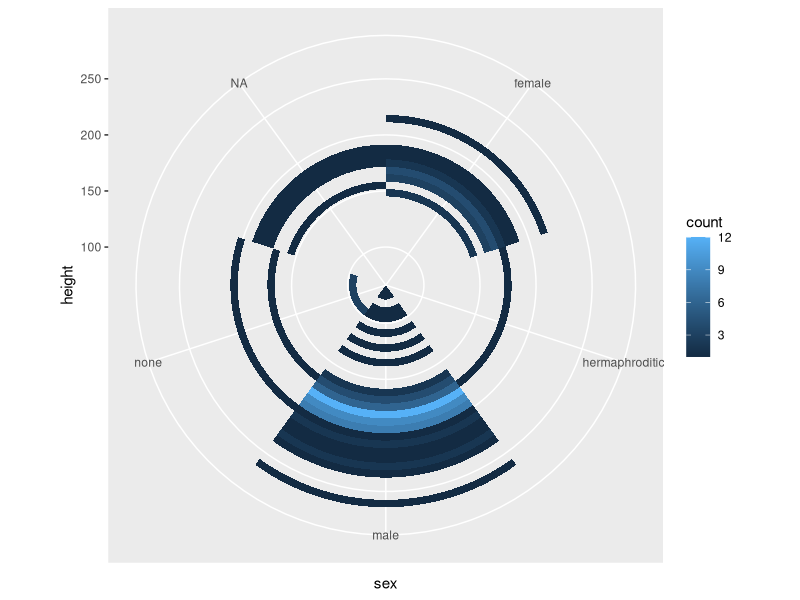

R code for this plot:
## ---- chunk 1
knitr::opts_chunk$set(echo = TRUE)
library(dplyr)
library(ggplot2)
## ---- chunk 2
data("starwars")
## ---- chunk 3
head(starwars)
## ---- chunk 4
ggplot(data = starwars, mapping = aes(x= height, y= sex))+
  geom_bin2d()+
  theme_get()+
  coord_polar(theta = "y", direction=1)
